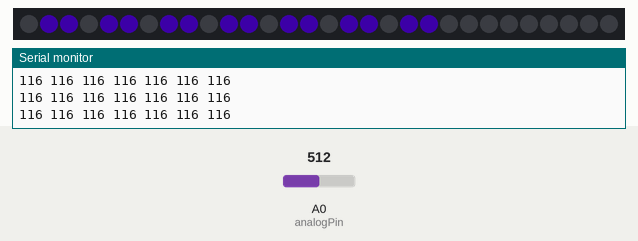
Bench run of a sketch on a simulated Arduino Uno, built with avr-gcc and run on an emulated ATmega328P. Shown: 30 RGB LEDs in strip order, left to right, the last lines printed to the serial monitor. Inputs (shaded band) come from the test bench; at power-on: A0 (analogPin) = 512. Dim RGB values are drawn brighter than linear.

Above: at 1.2 s.
1.3 s: A0 (analogPin) set to 716
At 2.1 s:
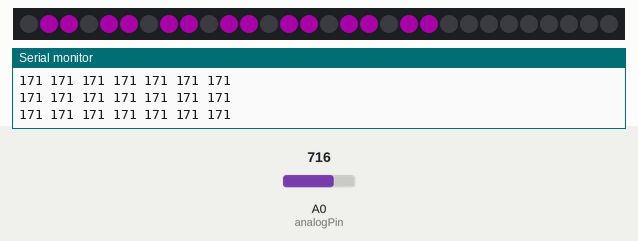
3.0 s: A0 (analogPin) set to 900
At 3.9 s:
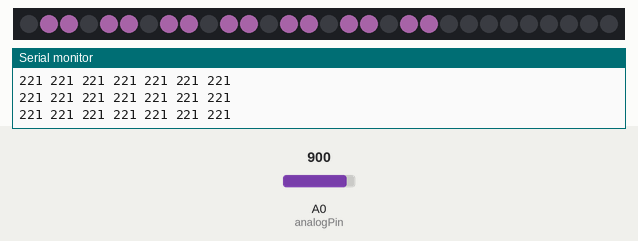
4.7 s: A0 (analogPin) set to 1023
6.4 s: A0 (analogPin) set to 511
At 7.4 s:
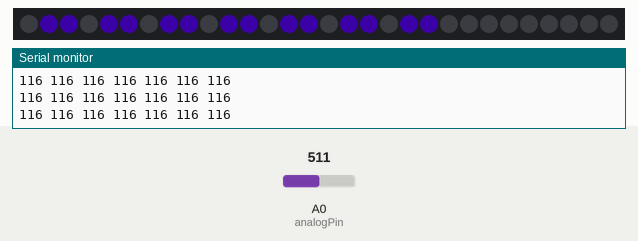
8.1 s: A0 (analogPin) set to 716
At 9.3 s:
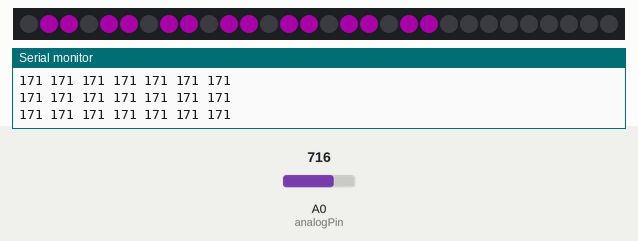
9.8 s: A0 (analogPin) set to 900
At 11.1 s:
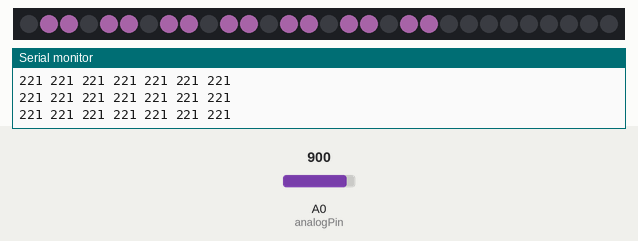
Timing chart, 0 to 12.5 s (numbered marks = the images above; inputs shaded):
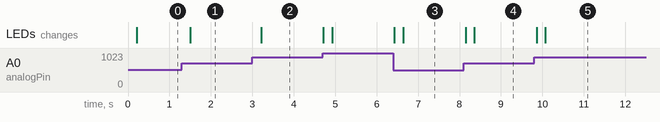

The sketch:

MSGEQ7_ArduinoTest.ino
```cpp
int analogPin=0;
int strobePin=2;
int resetPin=3;
int spectrumValue[7];
int filter=80;

#include <Adafruit_NeoPixel.h>
#define PIN 4
Adafruit_NeoPixel strip = Adafruit_NeoPixel(30, PIN, NEO_GRB + NEO_KHZ800);

void setup(){

  Serial.begin(9600);
  pinMode(analogPin, INPUT);
  pinMode(strobePin, OUTPUT);
  pinMode(resetPin, OUTPUT);
  digitalWrite(resetPin, LOW);
  digitalWrite(strobePin, HIGH);
  strip.begin();
  strip.show(); // Initialize all pixels to 'off'
}

void loop(){

  digitalWrite(resetPin, HIGH);
  digitalWrite(resetPin, LOW);
  for (int i=0;i<7;i++){
    digitalWrite(strobePin, LOW);
    delay(30);
    spectrumValue[i]=analogRead(analogPin);
    spectrumValue[i]=constrain(spectrumValue[i], filter, 1023);
    spectrumValue[i]=map(spectrumValue[i], filter,1023,0,255);
    digitalWrite(strobePin, HIGH);
  }


  for (int i=0;i<7;i++)
  {
    int red = 0.5*min(85,max((spectrumValue[i]-85),0));
    int green =0.5*min(85,max((spectrumValue[i]-170),0));
    int blue = 0.5*min(85,max((spectrumValue[i]-0),0));
    Serial.print(spectrumValue[i]);
    Serial.print(" ");/*
    Serial.print("(");
    Serial.print(red);
    Serial.print(",");
    Serial.print(green);
    Serial.print(",");
    Serial.print(blue);
    Serial.print(")");*/
   strip.setPixelColor(3*i, strip.Color(  0,   0, 0));
   strip.setPixelColor(3*i+1, strip.Color(  red,   green, blue));
   strip.setPixelColor(3*i+2, strip.Color(  red,   green, blue));
  }
    Serial.println();
    strip.show();

}
```

Measured:
- after the input at 1.3 s, the LEDs: change after 0.20 s (image 1)
- after the input at 3.0 s, the LEDs: change after 0.22 s (image 2)
- after the input at 6.4 s, the LEDs: first change at once (image 3 shows a later state)
- after the input at 8.1 s, the LEDs: first change at once (image 4 shows a later state)
- after the input at 9.8 s, the LEDs: first change after 0.06 s (image 5 shows a later state)
